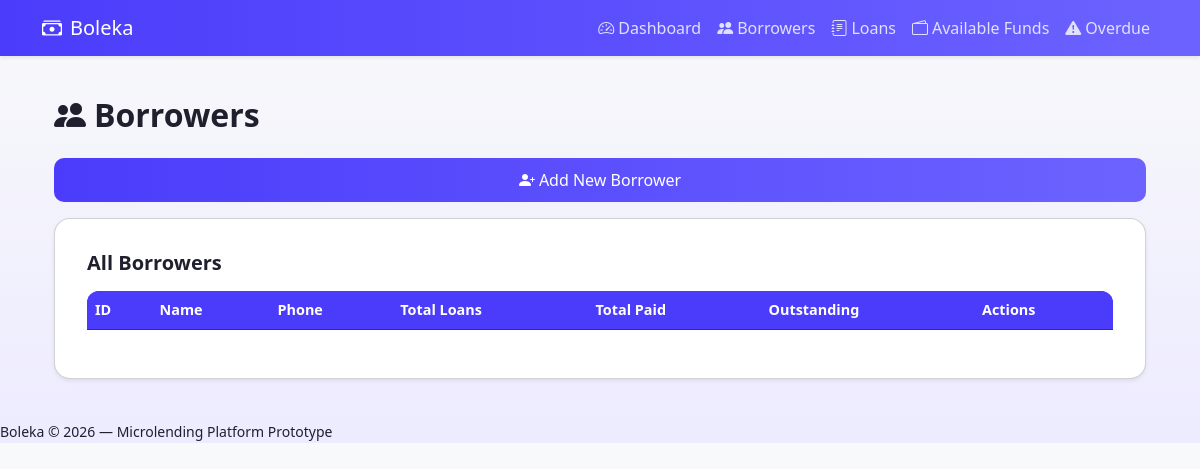
The app's page /borrowers, older data.
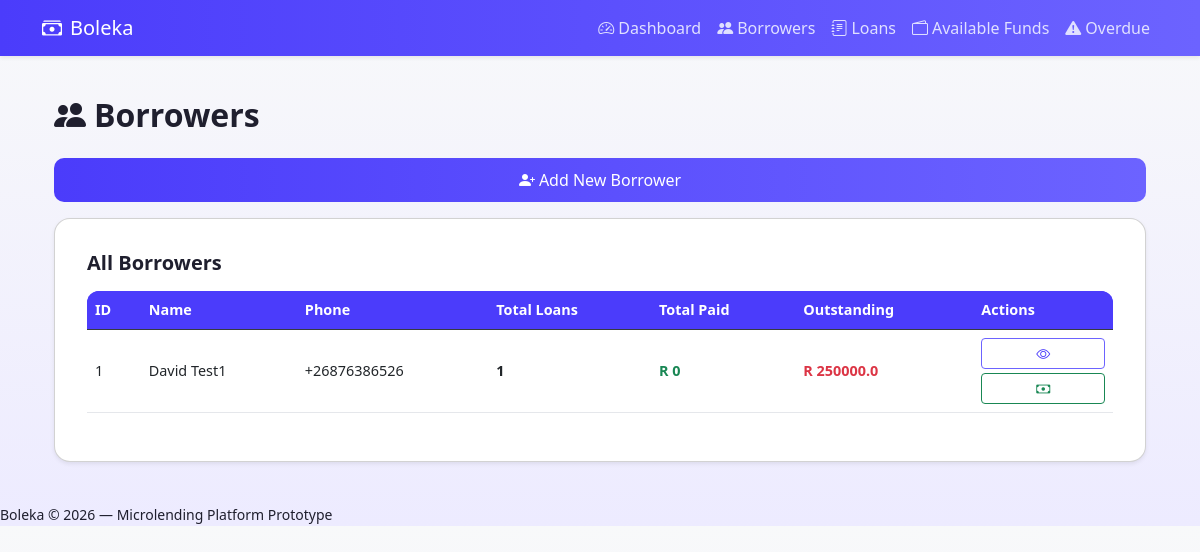
The same page, newer data.
### models.py (models this page shows)
class Borrower(Base):
    __tablename__ = "borrowers"
    id = Column(Integer, primary_key=True, index=True)
    name = Column(String, nullable=False)
    phone = Column(String, nullable=False)
    loans = relationship("Loan", back_populates="borrower")

### main.py (the view)
@app.get("/borrowers", response_class=HTMLResponse)
async def borrowers_list(request: Request, db: Session = Depends(get_db)):
    borrowers = db.query(Borrower).all()
    enriched = []
    for b in borrowers:
        loans = db.query(Loan).filter(Loan.borrower_id == b.id).all()
        payments = (
            db.query(Payment)
            .join(Loan)
            .filter(Loan.borrower_id == b.id)
            .all()
        )
        total_loans = len(loans)
        total_paid = sum(p.amount for p in payments)
        total_borrowed = sum(l.amount for l in loans)
        outstanding = total_borrowed - total_paid
        enriched.append({
            "id": b.id,
            "name": b.name,
            "phone": b.phone,
            "total_loans": total_loans,
            "total_paid": total_paid,
            "outstanding": outstanding,
        })
    return templates.TemplateResponse(
        "borrowers.html",
        {
            "request": request,
            "borrowers": enriched,
        }
    )

### templates/borrowers.html (shortened to what this page needs)
{% extends "base.html" %}
{% block content %}
<div class="container mt-3">
    <h2 class="mb-4">
        <i class="bi bi-people-fill me-2"></i>Borrowers
    </h2>
    <div class="mb-3">
        <a href="/borrowers/new" class="btn btn-primary w-100">
            <i class="bi bi-person-plus-fill me-1"></i>Add New Borrower
        </a>
    </div>
    <div class="card shadow-sm">
        <div class="card-body">
            <h5 class="mb-3">All Borrowers</h5>
            <div class="table-responsive">
                <table class="table table-hover align-middle">
                    <thead class="table-dark">
                        <tr>
                            <th>ID</th>
                            <th>Name</th>
                            <th>Phone</th>
                            <th>Total Loans</th>
                            <th>Total Paid</th>
                            <th>Outstanding</th>
                            <th>Actions</th>
                        </tr>
                    </thead>
                    <tbody>
                        {% for b in borrowers %}
                        <tr>
                            <td>{{ b.id }}</td>
                            <td>{{ b.name }}</td>
                            <td>{{ b.phone }}</td>
                            <td>
                                {% if b.total_loans > 0 %}
                                    <span class="fw-bold">{{ b.total_loans }}</span>
                                {% else %}
                                    <span class="text-muted">0</span>
                                {% endif %}
                            </td>
                            <td class="text-success fw-bold">
                                R {{ b.total_paid }}
                            </td>
                            <td>
                                {% if b.outstanding > 0 %}
                                    <span class="text-danger fw-bold">R {{ b.outstanding }}</span>
                                {% else %}
                                    <span class="text-success fw-bold">R 0</span>
                                {% endif %}
                            </td>
                            <td class="text-center">
                                <a href="/borrowers/{{ b.id }}"
                                   class="btn btn-sm btn-outline-primary mb-1 w-100">
                                    <i class="bi bi-eye"></i>
                                </a>
                                <a href="/loans/new?borrower_id={{ b.id }}"
                                   class="btn btn-sm btn-outline-success w-100">
                                    <i class="bi bi-cash"></i>
                                </a>
                            </td>
                        </tr>
                        {% endfor %}
                    </tbody>
                </table>
            </div>
        </div>
    </div>
</div>
{% endblock %}

### templates/base.html (shortened to what this page needs)
<!DOCTYPE html>
<html lang="en">
<head>
    <link href="https://cdn.jsdelivr.net/npm/bootstrap@5.3.0/dist/css/bootstrap.min.css" rel="stylesheet">
    <link href="https://cdn.jsdelivr.net/npm/bootstrap-icons@1.10.5/font/bootstrap-icons.css" rel="stylesheet">
    <link rel="stylesheet" href="../static/style.css">
</head>
<body>
    <nav class="navbar navbar-expand-lg navbar-dark bg-dark shadow-sm">
        <div class="container">
            <a class="navbar-brand" href="/">
                <i class="bi bi-cash-stack me-2"></i>Boleka
            </a>
            <div class="collapse navbar-collapse" id="navbarNav">
                <ul class="navbar-nav ms-auto">
                    <li class="nav-item">
                        <a class="nav-link" href="/">
                            <i class="bi bi-speedometer2 me-1"></i>Dashboard
                        </a>
                    </li>
                    <li class="nav-item">
                        <a class="nav-link" href="/borrowers">
                            <i class="bi bi-people-fill me-1"></i>Borrowers
                        </a>
                    </li>
                    <li class="nav-item">
                        <a class="nav-link" href="/loans">
                            <i class="bi bi-journal-text me-1"></i>Loans
                        </a>
                    </li>
                    <li class="nav-item">
                        <a class="nav-link" href="/available-funds">
                            <i class="bi bi-wallet2 me-1"></i>Available Funds
                        </a>
                    </li>
                    <li class="nav-item">
                        <a class="nav-link" href="/loans/overdue">
                            <i class="bi bi-exclamation-triangle-fill me-1"></i>Overdue
                        </a>
                    </li>
                </ul>
            </div>
        </div>
    </nav>
    <div class="container py-4">
        {% block content %}
        {% endblock %}
    </div>
    <footer>
        <small>Boleka &copy; {{ 2026 }} — Microlending Platform Prototype</small>
    </footer>
</body>
</html>

### static/style.css (style rules this page uses)
* { box-sizing: border-box; margin: 0; padding: 0; }
body { font-family: system-ui, -apple-system, BlinkMacSystemFont, "Segoe UI", sans-serif; background: linear-gradient(180deg, #F8F9FA 0%, #EDEBFF 100%); color: #1f2933; }
.navbar-dark.bg-dark { background: linear-gradient(90deg, #4B3CFB 0%, #6C63FF 100%) !important; }
.nav-link { font-weight: 500; color: #e0e0ff !important; }
h1, h2, h3, h4, h5 { font-weight: 600; color: #1f1f2e; margin-bottom: 0.75rem; }
.card { background: #ffffff; border-radius: 16px; padding: 1rem; margin-bottom: 1rem; box-shadow: 0 4px 12px rgba(75, 60, 251, 0.1); transition: transform 0.2s ease, box-shadow 0.2s ease; }
.btn-primary { background: linear-gradient(90deg, #4B3CFB 0%, #6C63FF 100%); border: none; font-weight: 500; padding: 12px; border-radius: 10px; }
.btn-outline-primary { border-color: #6C63FF; color: #4B3CFB; font-weight: 500; }
.table-responsive { border-radius: 12px; overflow-x: auto; }
table { width: 100%; border-collapse: collapse; font-size: 0.9rem; }
th { background-color: #4B3CFB !important; color: #ffffff; padding: 0.75rem; font-weight: 600; }
td { padding: 0.65rem; border-bottom: 1px solid #e5e7eb; }

### templates/base.html (style rules this page uses)
body { background: linear-gradient(180deg, #F8F9FA 0%, #EDEBFF 100%); color: #1F1F2E; }
.navbar-dark.bg-dark { background: linear-gradient(90deg, #4B3CFB 0%, #6C63FF 100%) !important; }
.card { border-radius: 16px; box-shadow: 0 4px 12px rgba(75, 60, 251, 0.1); transition: transform 0.2s ease, box-shadow 0.2s ease; }
.btn-primary { background: linear-gradient(90deg, #4B3CFB 0%, #6C63FF 100%); border: none; font-weight: 500; padding: 10px 16px; }
.btn-outline-primary { border-color: #6C63FF; color: #4B3CFB; }
h2, h3, h4 { font-weight: 600; color: #1F1F2E; }
.table-dark { background-color: #4B3CFB !important; }

Row changes from the older to the newer data that the page shows:
added Borrower: id "1", name "David Test1", phone "+26876386526", total_loans "1", total_paid "0", outstanding "250000.0"
